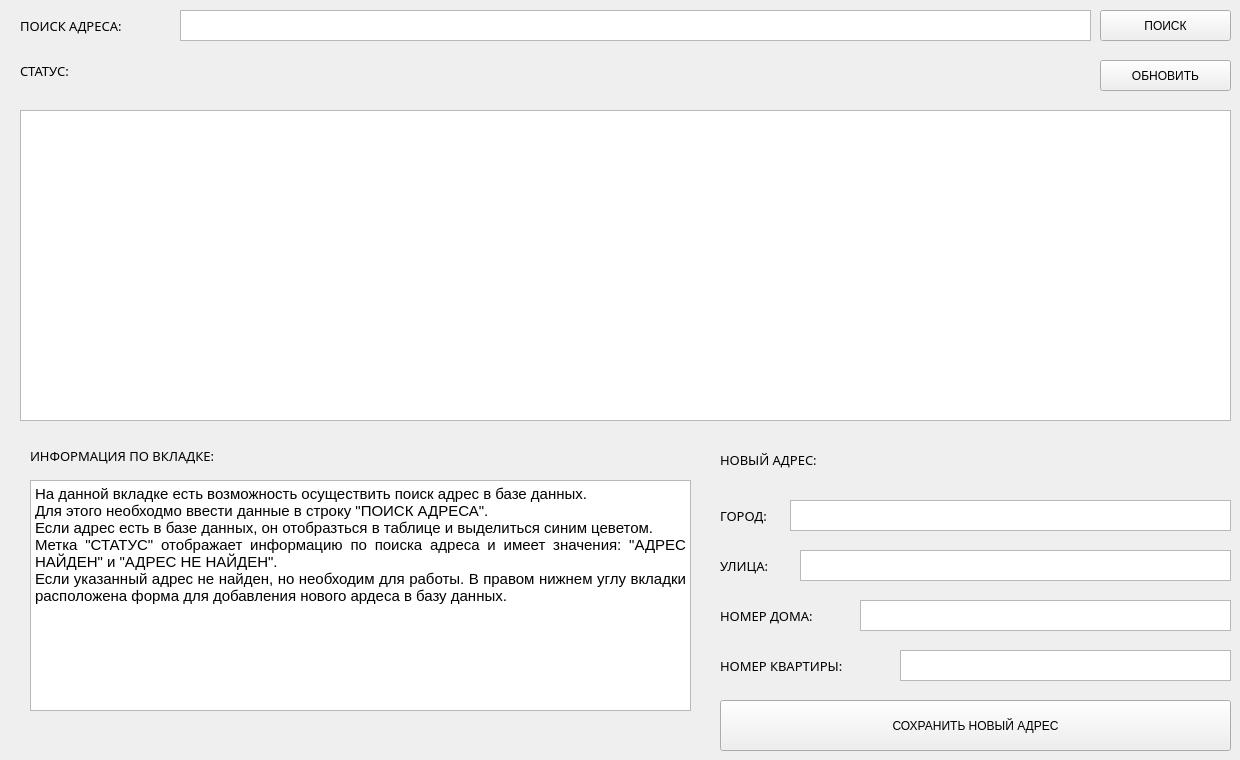
   <widget class="QWidget" name="tab_6">
    <attribute name="title">
     <string>Адреса</string>
    </attribute>
    <widget class="QTableWidget" name="tableWidget">
     <property name="geometry">
      <rect>
       <x>20</x>
       <y>110</y>
       <width>1211</width>
       <height>311</height>
      </rect>
     </property>
    </widget>
    <widget class="QLabel" name="label">
     <property name="geometry">
      <rect>
       <x>20</x>
       <y>10</y>
       <width>171</width>
       <height>31</height>
      </rect>
     </property>
     <property name="font">
      <font>
       <family>Montserrat</family>
       <pointsize>10</pointsize>
      </font>
     </property>
     <property name="text">
      <string>ПОИСК АДРЕСА:</string>
     </property>
    </widget>
    <widget class="QPlainTextEdit" name="plainTextEdit">
     <property name="geometry">
      <rect>
       <x>180</x>
       <y>10</y>
       <width>911</width>
       <height>31</height>
      </rect>
     </property>
    </widget>
    <widget class="QPushButton" name="pushButton">
     <property name="geometry">
      <rect>
       <x>1100</x>
       <y>10</y>
       <width>131</width>
       <height>31</height>
      </rect>
     </property>
     <property name="text">
      <string>ПОИСК</string>
     </property>
    </widget>
    <widget class="QLabel" name="label_2">
     <property name="geometry">
      <rect>
       <x>20</x>
       <y>60</y>
       <width>451</width>
       <height>21</height>
      </rect>
     </property>
     <property name="font">
      <font>
       <family>Montserrat</family>
       <pointsize>10</pointsize>
      </font>
     </property>
     <property name="text">
      <string>СТАТУС:</string>
     </property>
    </widget>
    <widget class="QLabel" name="label_3">
     <property name="geometry">
      <rect>
       <x>720</x>
       <y>439</y>
       <width>451</width>
       <height>41</height>
      </rect>
     </property>
     <property name="font">
      <font>
       <family>Montserrat</family>
       <pointsize>10</pointsize>
      </font>
     </property>
     <property name="text">
      <string>НОВЫЙ АДРЕС:</string>
     </property>
    </widget>
    <widget class="QPlainTextEdit" name="plainTextEdit_2">
     <property name="geometry">
      <rect>
       <x>790</x>
       <y>500</y>
       <width>441</width>
       <height>31</height>
      </rect>
     </property>
    </widget>
    <widget class="QPlainTextEdit" name="plainTextEdit_3">
     <property name="geometry">
      <rect>
       <x>800</x>
       <y>550</y>
       <width>431</width>
       <height>31</height>
      </rect>
     </property>
    </widget>
    <widget class="QPlainTextEdit" name="plainTextEdit_4">
     <property name="geometry">
      <rect>
       <x>860</x>
       <y>600</y>
       <width>371</width>
       <height>31</height>
      </rect>
     </property>
    </widget>
    <widget class="QPlainTextEdit" name="plainTextEdit_5">
     <property name="geometry">
      <rect>
       <x>900</x>
       <y>650</y>
       <width>331</width>
       <height>31</height>
      </rect>
     </property>
    </widget>
    <widget class="QLabel" name="label_4">
     <property name="geometry">
      <rect>
       <x>720</x>
       <y>500</y>
       <width>111</width>
       <height>31</height>
      </rect>
     </property>
     <property name="font">
      <font>
       <family>Montserrat</family>
       <pointsize>10</pointsize>
      </font>
     </property>
     <property name="text">
      <string>ГОРОД:</string>
     </property>
    </widget>
    <widget class="QLabel" name="label_5">
     <property name="geometry">
      <rect>
       <x>720</x>
       <y>550</y>
       <width>111</width>
       <height>31</height>
      </rect>
     </property>
     <property name="font">
      <font>
       <family>Montserrat</family>
       <pointsize>10</pointsize>
      </font>
     </property>
     <property name="text">
      <string>УЛИЦА:</string>
     </property>
    </widget>
    <widget class="QLabel" name="label_6">
     <property name="geometry">
      <rect>
       <x>720</x>
       <y>600</y>
       <width>141</width>
       <height>31</height>
      </rect>
     </property>
     <property name="font">
      <font>
       <family>Montserrat</family>
       <pointsize>10</pointsize>
      </font>
     </property>
     <property name="text">
      <string>НОМЕР ДОМА:</string>
     </property>
    </widget>
    <widget class="QLabel" name="label_7">
     <property name="geometry">
      <rect>
       <x>720</x>
       <y>650</y>
       <width>201</width>
       <height>31</height>
      </rect>
     </property>
     <property name="font">
      <font>
       <family>Montserrat</family>
       <pointsize>10</pointsize>
      </font>
     </property>
     <property name="text">
      <string>НОМЕР КВАРТИРЫ:</string>
     </property>
    </widget>
    <widget class="QPushButton" name="pushButton_2">
     <property name="geometry">
      <rect>
       <x>1100</x>
       <y>60</y>
       <width>131</width>
       <height>31</height>
      </rect>
     </property>
     <property name="text">
      <string>ОБНОВИТЬ</string>
     </property>
    </widget>
    <widget class="QPushButton" name="pushButton_3">
     <property name="geometry">
      <rect>
       <x>720</x>
       <y>700</y>
       <width>511</width>
       <height>51</height>
      </rect>
     </property>
     <property name="text">
      <string>СОХРАНИТЬ НОВЫЙ АДРЕС</string>
     </property>
    </widget>
    <widget class="QLabel" name="label_8">
     <property name="geometry">
      <rect>
       <x>30</x>
       <y>440</y>
       <width>291</width>
       <height>31</height>
      </rect>
     </property>
     <property name="font">
      <font>
       <family>Montserrat</family>
       <pointsize>10</pointsize>
      </font>
     </property>
     <property name="text">
      <string>ИНФОРМАЦИЯ ПО ВКЛАДКЕ:</string>
     </property>
    </widget>
    <widget class="QTextBrowser" name="textBrowser">
     <property name="geometry">
      <rect>
       <x>30</x>
       <y>480</y>
       <width>661</width>
       <height>231</height>
      </rect>
     </property>
     <property name="html">
      <string>&lt;!DOCTYPE HTML PUBLIC &quot;-//W3C//DTD HTML 4.0//EN&quot; &quot;http://www.w3.org/TR/REC-html40/strict.dtd&quot;&gt;
&lt;html&gt;&lt;head&gt;&lt;meta name=&quot;qrichtext&quot; content=&quot;1&quot; /&gt;&lt;style type=&quot;text/css&quot;&gt;
p, li { white-space: pre-wrap; }
&lt;/style&gt;&lt;/head&gt;&lt;body style=&quot; font-family:'MS Shell Dlg 2'; font-size:7.8pt; font-weight:400; font-style:normal;&quot;&gt;
&lt;p align=&quot;justify&quot; style=&quot; margin-top:0px; margin-bottom:0px; margin-left:0px; margin-right:0px; -qt-block-indent:0; text-indent:0px;&quot;&gt;&lt;span style=&quot; font-size:11pt;&quot;&gt;На данной вкладке есть возможность осуществить поиск адрес в базе данных.&lt;br /&gt;Для этого необходмо ввести данные в строку &amp;quot;ПОИСК АДРЕСА&amp;quot;.&lt;br /&gt;Если адрес есть в базе данных, он отобразться в таблице и выделиться синим цеветом.&lt;br /&gt;Метка &amp;quot;СТАТУС&amp;quot; отображает информацию по поиска адреса и имеет значения: &amp;quot;АДРЕС НАЙДЕН&amp;quot; и &amp;quot;АДРЕС НЕ НАЙДЕН&amp;quot;.&lt;br /&gt;Если указанный адрес не найден, но необходим для работы. В правом нижнем углу вкладки расположена форма для добавления нового ардеса в базу данных.&lt;br /&gt;&lt;/span&gt;&lt;/p&gt;&lt;/body&gt;&lt;/html&gt;</string>
     </property>
    </widget>
   </widget>
